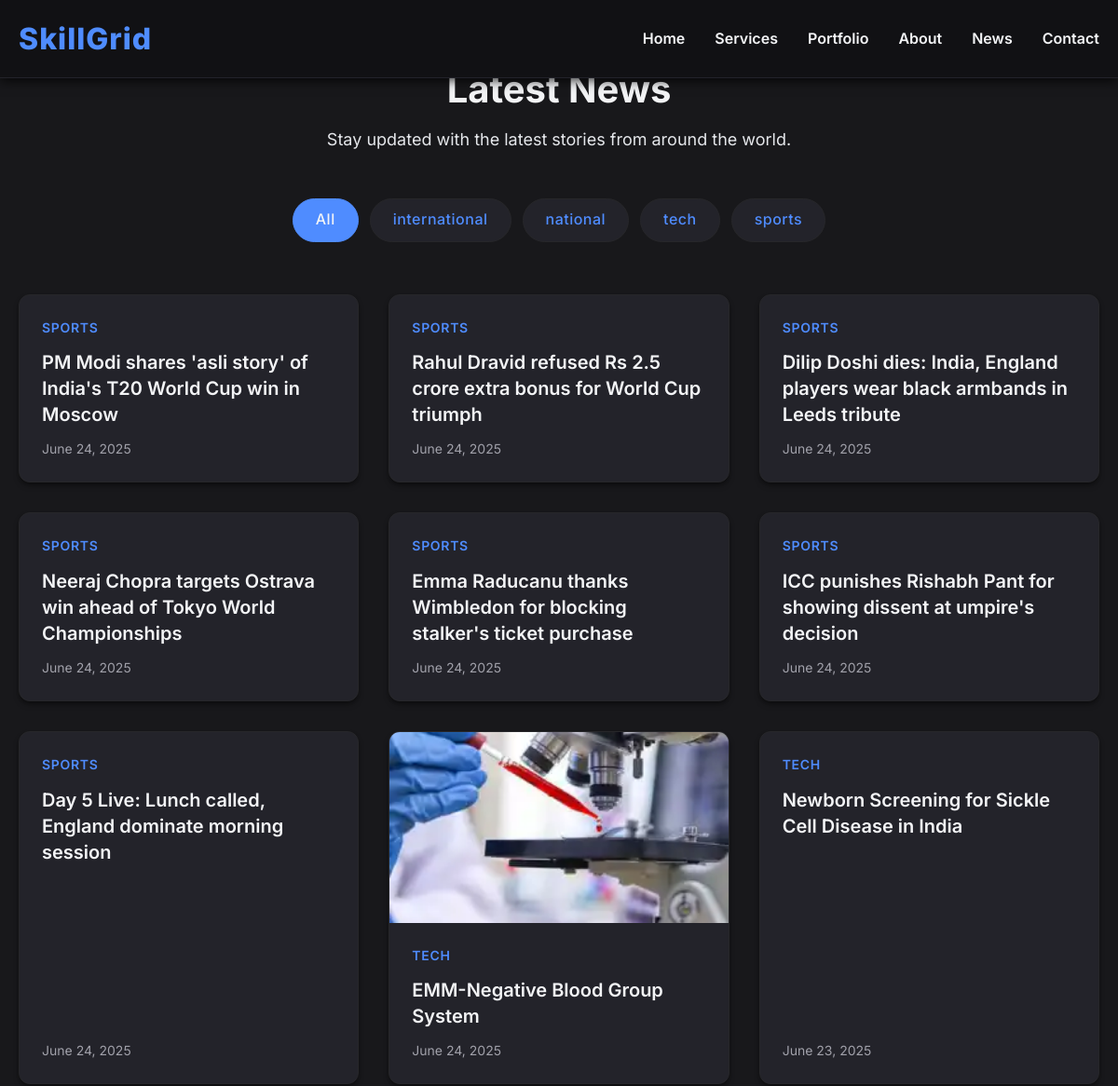
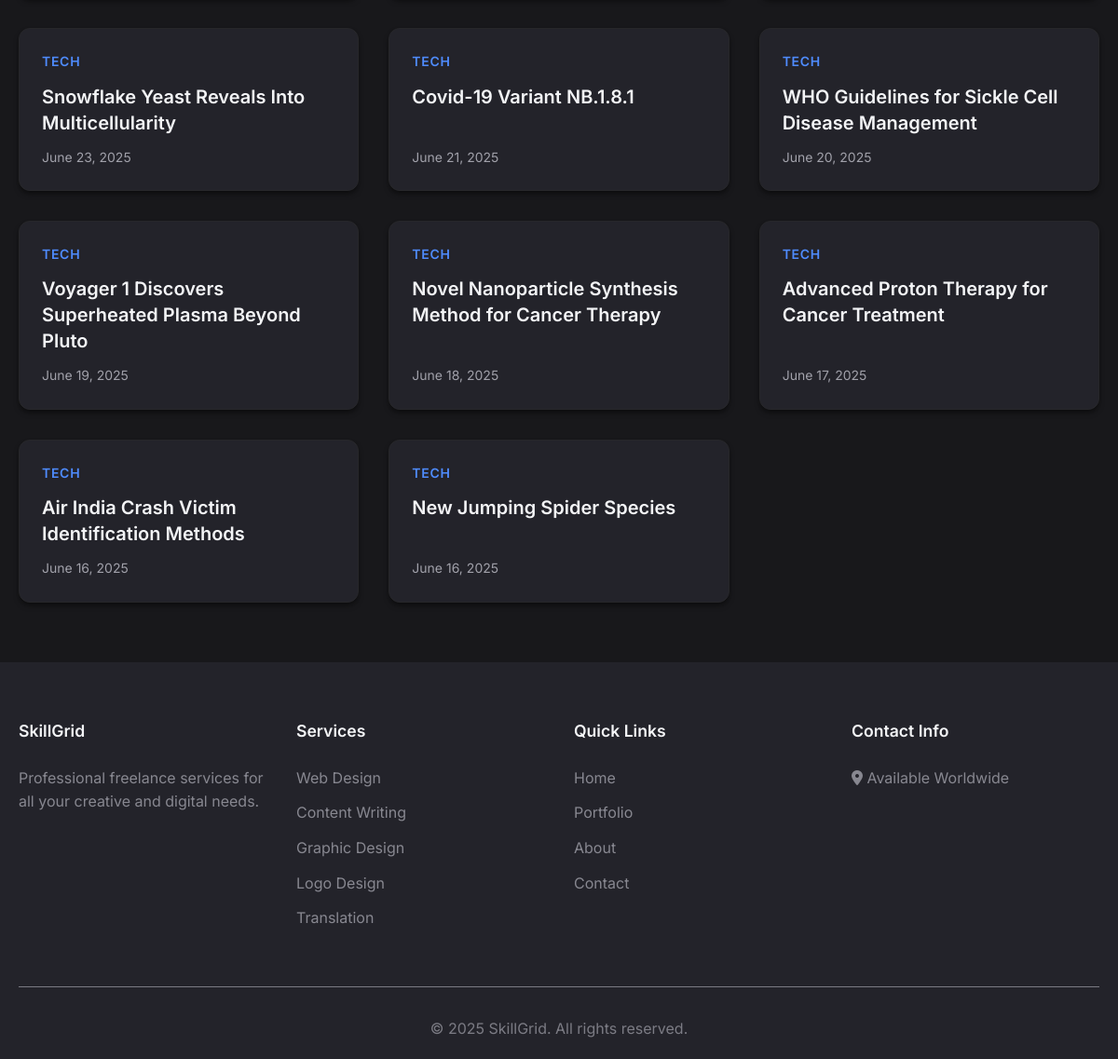
Page /news/ on the committed database (2 pictures, top to bottom).
### news/models.py (models this page shows, shortened)
class NewsArticle(models.Model):
    CATEGORY_CHOICES = [
        ('international', 'International'),
        ('national', 'National'),
        ('tech', 'Tech'),
        ('sports', 'Sports'),
    ]
    title = models.CharField(max_length=200)
    slug = models.SlugField(max_length=200, unique=True, blank=True)
    content = models.TextField()
    publication_date = models.DateTimeField(auto_now_add=True)
    category = models.CharField(max_length=20, choices=CATEGORY_CHOICES)
    image = models.ImageField(upload_to='news_images/', blank=True, null=True)
    class Meta:
        ordering = ['-publication_date']

### news/views.py (the view)
# urls.py: path('', views.news_list, name='news_list'),
def news_list(request):
    articles = NewsArticle.objects.all()
    categories = NewsArticle.CATEGORY_CHOICES
    category_filter = request.GET.get('category')
    if category_filter:
        articles = articles.filter(category=category_filter)
    context = {
        'articles': articles,
        'categories': [cat[0] for cat in categories],
        'current_category': category_filter,
    }
    return render(request, 'news/news_list.html', context)

### templates/news/news_list.html (shortened to what this page needs)
{% extends "base.html" %}
{% block content %}
<div class="news-section">
    <div class="container">
        <div class="news-header">
            <h2>Latest News</h2>
            <p>Stay updated with the latest stories from around the world.</p>
        </div>
        <div class="news-filters">
            <a href="{% url 'news:news_list' %}" class="btn btn-outline-primary {% if not current_category %}active{% endif %}">All</a>
            {% for category in categories %}
                <a href="?category={{ category }}" class="btn btn-outline-primary {% if current_category == category %}active{% endif %}">{{ category }}</a>
            {% endfor %}
        </div>
        <div class="news-grid">
            {% for article in articles %}
                <div class="news-card">
                    {% if article.image %}
                        <a href="{% url 'news:news_detail' article.slug %}" class="news-card-image-link">
                            <img src="{{ article.image.url }}" alt="{{ article.title }}">
                        </a>
                    {% endif %}
                    <div class="news-card-body">
                        <span class="news-card-category">{{ article.category }}</span>
                        <h3 class="news-card-title">
                            <a href="{% url 'news:news_detail' article.slug %}">{{ article.title }}</a>
                        </h3>
                        <p class="news-card-date">{{ article.publication_date|date:"F j, Y" }}</p>
                    </div>
                </div>
            {% empty %}
                <p>No news articles found.</p>
            {% endfor %}
        </div>
    </div>
</div>
{% endblock %}

### static/css/styles.css (style rules this page uses)
:root { --primary-color: #4F8CFF; --primary-darker: #2563EB; --primary-shadow: rgba(79, 140, 255, 0.25); --primary-light-bg: rgba(79, 140, 255, 0.1); --secondary-color: #A1A1AA; --dark-color: #18181B; --body-color: #E5E7EB; --light-color: #23232A; --white-color: #F3F4F6; --success-color: #22C55E; --error-color: #EF4444; --border-color: #27272A; --box-shadow: 0 0.5rem 1rem rgba(0,0,0,0.5); --alabaster: #FAFAFA; --frangipani: #FFDCB5; --frostee: #EAF7EB; --lemon-chiffon: #F9EEAB; --sundown: #FFB7BC; --white: #FFF; }
* { margin: 0; padding: 0; box-sizing: border-box; }
html { scroll-behavior: smooth; }
body { font-family: 'Inter', sans-serif; line-height: 1.6; color: var(--body-color); background-color: var(--dark-color); overflow-x: hidden; }
.container { max-width: 1200px; margin: 0 auto; padding: 0 20px; background: none; }
.btn { padding: 16px 38px; border-radius: 50px; text-decoration: none; font-weight: 700; font-size: 1.15rem; letter-spacing: 0.5px; transition: all 0.3s cubic-bezier(.4,2,.3,1), box-shadow 0.3s; display: inline-block; border: 2px solid transparent; cursor: pointer; box-shadow: none; margin-bottom: 0.5rem; }
.news-section { padding: 4rem 0; background-color: var(--dark-color); }
.news-header { text-align: center; margin-bottom: 3rem; }
.news-header h2 { font-size: 2.5rem; font-weight: 700; color: var(--white-color); margin-bottom: 0.5rem; }
.news-header p { font-size: 1.125rem; color: var(--body-color); max-width: 600px; margin: 0 auto; }
.news-filters { display: flex; justify-content: center; gap: 0.75rem; margin-bottom: 3rem; flex-wrap: wrap; }
.news-filters .btn { font-weight: 500; font-size: 1rem; padding: 0.6rem 1.5rem; border-radius: 9999px; transition: all 0.3s ease; border: 1px solid transparent; }
.news-filters .btn-outline-primary { color: var(--primary-color); background-color: var(--light-color); border-color: var(--border-color); }
.news-filters .btn.active, .news-filters .btn:active { background-color: var(--primary-color); color: var(--white-color); border-color: var(--primary-color); }
.news-grid { display: grid; grid-template-columns: repeat(auto-fill, minmax(320px, 1fr)); gap: 2rem; }
.news-card { background-color: var(--light-color); border: 1px solid var(--border-color); border-radius: 0.75rem; overflow: hidden; box-shadow: 0 4px 6px -1px rgba(0, 0, 0, 0.4), 0 2px 4px -2px rgba(0, 0, 0, 0.4); transition: transform 0.3s ease, box-shadow 0.3s ease; display: flex; flex-direction: column; }
.news-card-image-link { display: block; width: 100%; aspect-ratio: 16 / 9; overflow: hidden; }
.news-card img { width: 100%; height: 100%; object-fit: cover; transition: transform 0.3s ease; }
.news-card-body { padding: 1.5rem; flex-grow: 1; display: flex; flex-direction: column; }
.news-card-category { display: inline-block; color: var(--primary-color); font-size: 0.875rem; font-weight: 600; margin-bottom: 0.75rem; text-transform: uppercase; letter-spacing: 0.05em; }
.news-card-title { font-size: 1.25rem; font-weight: 600; color: var(--white-color); margin-bottom: 0.75rem; line-height: 1.4; flex-grow: 1; }
.news-card-title a { color: inherit; text-decoration: none; transition: color 0.3s ease; }
.news-card-date { font-size: 0.875rem; color: var(--secondary-color); }

### rows in the picture
NewsArticle: category "SPORTS", title "PM Modi shares 'asli story' of India's T20 World Cup win in Moscow", publication_date "June 24, 2025"
NewsArticle: category "SPORTS", title "Rahul Dravid refused Rs 2.5 crore extra bonus for World Cup triumph", publication_date "June 24, 2025"
NewsArticle: category "SPORTS", title "Dilip Doshi dies: India, England players wear black armbands in Leeds tribute", publication_date "June 24, 2025"
NewsArticle: category "SPORTS", title "Neeraj Chopra targets Ostrava win ahead of Tokyo World Championships", publication_date "June 24, 2025"
NewsArticle: category "SPORTS", title "Emma Raducanu thanks Wimbledon for blocking stalker's ticket purchase", publication_date "June 24, 2025"
NewsArticle: category "SPORTS", title "ICC punishes Rishabh Pant for showing dissent at umpire's decision", publication_date "June 24, 2025"
NewsArticle: category "SPORTS", title "Day 5 Live: Lunch called, England dominate morning session", publication_date "June 24, 2025"
NewsArticle: image (picture), category "TECH", title "EMM-Negative Blood Group System", publication_date "June 24, 2025"
NewsArticle: category "TECH", title "Newborn Screening for Sickle Cell Disease in India", publication_date "June 23, 2025"
NewsArticle: category "TECH", title "Snowflake Yeast Reveals Into Multicellularity", publication_date "June 23, 2025"
NewsArticle: category "TECH", title "Covid-19 Variant NB.1.8.1", publication_date "June 21, 2025"
NewsArticle: category "TECH", title "WHO Guidelines for Sickle Cell Disease Management", publication_date "June 20, 2025"
NewsArticle: category "TECH", title "Voyager 1 Discovers Superheated Plasma Beyond Pluto", publication_date "June 19, 2025"
NewsArticle: category "TECH", title "Novel Nanoparticle Synthesis Method for Cancer Therapy", publication_date "June 18, 2025"
NewsArticle: category "TECH", title "Advanced Proton Therapy for Cancer Treatment", publication_date "June 17, 2025"
NewsArticle: category "TECH", title "Air India Crash Victim Identification Methods", publication_date "June 16, 2025"
NewsArticle: category "TECH", title "New Jumping Spider Species", publication_date "June 16, 2025"

### other values in the picture
{{ category }} "international" "national" "tech" "sports"
{{ site_settings.site_name|default:"SkillGrid" }} "SkillGrid"
